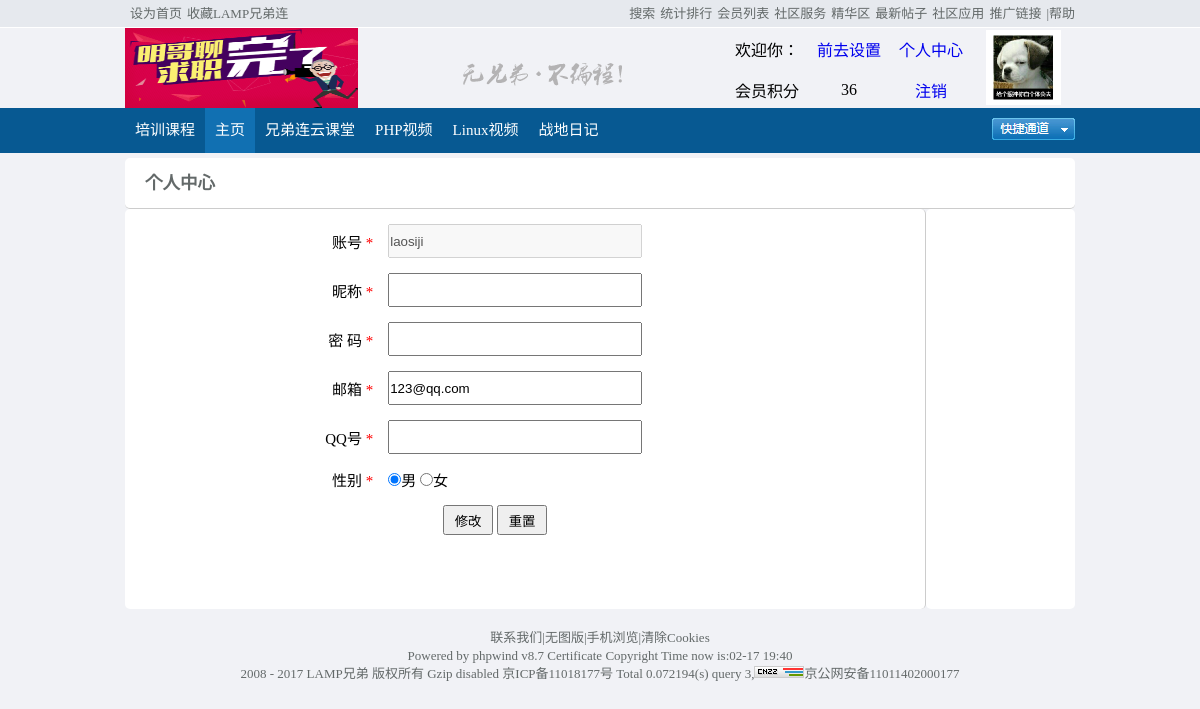
The page /bbs149/home/mycenter.php (signed in) on the database its author committed.
### tables this page shows
CREATE TABLE `config` (
  `id` int(10) unsigned NOT NULL AUTO_INCREMENT,
  `webname` varchar(255) NOT NULL,
  `keywords` varchar(255) NOT NULL,
  `logo` varchar(255) NOT NULL,
  `copy` varchar(255) NOT NULL DEFAULT 'default.jpg',
  `status` tinyint(4) NOT NULL DEFAULT '1',
  PRIMARY KEY (`id`)
);

CREATE TABLE `userdetail` (
  `id` int(10) unsigned NOT NULL AUTO_INCREMENT,
  `uid` int(10) unsigned NOT NULL,
  `nickName` char(50) DEFAULT NULL,
  `email` char(50) DEFAULT NULL,
  `qq` char(15) DEFAULT NULL,
  `sex` enum('w','m') DEFAULT 'm',
  `photo` char(255) NOT NULL DEFAULT 'default.jpg',
  PRIMARY KEY (`id`)
);

CREATE TABLE `user` (
  `id` int(10) unsigned NOT NULL AUTO_INCREMENT,
  `userName` char(20) NOT NULL,
  `password` char(33) NOT NULL,
  `auth` enum('0','1') NOT NULL DEFAULT '0',
  `status` enum('0','1') NOT NULL DEFAULT '1',
  `lastlogin` int(11) DEFAULT NULL,
  `points` int(10) unsigned NOT NULL DEFAULT '50',
  PRIMARY KEY (`id`),
  UNIQUE KEY `userName` (`userName`)
);

### bbs149/home/mycenter.php (the view, shortened to what this page needs)
	<!DOCTYPE html>
<html>
	<head>
		<link rel="stylesheet" type="text/css" href="../public/home/css/login.css"/>
	</head>
	<body>
		<?php
		require("./head.php");
		?>
		<?php
				$uid = $_SESSION['uid'];
				$link = mysqli_connect("localhost","root","") or die("数据库连接失败");
				mysqli_set_charset($link,"utf8");
				mysqli_select_db($link,"bbs");
				$sql = "select user.userName,userdetail.* from user,userdetail where user.id=userdetail.uid && userdetail.uid={$uid}";
				$result = mysqli_query($link,$sql);
				if($result && mysqli_num_rows($result)>0){
					$row = mysqli_fetch_assoc($result);
		?>
		<div id="big">
			<div class="btfont">
				<h3>个人中心</h3>
			</div>
			<div class="biaodan">
				<form action="./doAction.php?a=update" method="post">
					<table width="380" border="0" cellspacing="15">
						<tr>
							<td class="you">账号<span> *</span></td>
							<td class="zuo"><input type="text" name="uname" disabled value="<?php echo $row['userName']?>"/></td>
						</tr>
						<tr>
							<td class="you">昵称<span> *</span></td>
							<td class="zuo"><input type="text" name="unickName" value="<?php echo $row['nickName']?>"/></td>
						</tr>
						<tr>
							<td class="you">密  码<span> *</span></td>
							<td class="zuo"><input type="password" name="upass" value=""/></td>
						</tr>
						<tr>
							<td class="you">邮箱<span> *</span></td>
							<td class="zuo"><input type="email" name="uemal" value="<?php echo $row['email']?>"/></td>
						</tr>
						<tr>
							<td class="you">QQ号<span> *</span></td>
							<td class="zuo"><input type="text" name="uqq" value="<?php echo $row['qq']?>"/></td>
						</tr>
						<tr>
							<td class="you">性别<span> *</span></td>
							<td class="you" style="float:left;">
								<input type="radio" name="usex" value='m'<?php echo $row['sex']=='m'?"checked":""?>/>男
								<input type="radio" name="usex" value='w'<?php echo $row['sex']=='w'?"checked":""?>/>女
							</td>
						</tr>
						<tr style="text-align:center;">
							<td class="btn" colspan="2">
								<input type="submit" value="修改"/>
								<input type="reset" value="重置"/>
							</td>
						</tr>
					</table>
				</form>
				<?php
				}
				?>
			</div>
			<div class="butdl">
			</div>
		</div>
		<?php
			require("./foot.php");
		?>
	</body>
</html>

### bbs149/home/head.php (shortened to what this page needs)
<div id="top">
	<div class="middlediv">
		<ul id="leftnav">
			<li><a href="#">设为首页</a></li>
			<li><a href="#">收藏LAMP兄弟连</a></li>
		</ul>
		<ul id="rightnav">
			<li><a href="#">|帮助</a></li>
			<li><a href="#">推广链接</a></li>
			<li><a href="#">社区应用</a></li>
			<li><a href="#">最新帖子</a></li>
			<li><a href="#">精华区</a></li>
			<li><a href="#">社区服务</a></li>
			<li><a href="#">会员列表</a></li>
			<li><a href="#">统计排行</a></li>
			<li><a href="#">搜索</a></li>
		</ul>
	</div>
</div>
<?php
	$link = mysqli_connect("localhost","root","") or die("数据库连接失败！");
	mysqli_set_charset($link,"utf8");
	mysqli_select_db($link,"bbs");
	$sql = "select * from config";
	$result = mysqli_query($link,$sql);
	if($result && mysqli_num_rows($result)>0){
		$row = mysqli_fetch_assoc($result);
	}
?>
<div id="header">
<div id="logo">
		<img src="../public/uploads/<?php echo $row['logo'];?>" width='233' height='80'/>
	</div>
	<div id="nobrother">
		<img src="../public/home/img/nobrother.jpg"/>
	</div>
	<?php
	if(!isset($_SESSION['uid'])){
		require("../public/config.php");
	?>
		<div id="login">
		<form action="doAction.php?a=login" method="post">
			<table>
				<tr>
					<td><input type="text" name="uname" placeholder="输入用户名"/></td>
					<td><input type="checkbox" name=""/>记住密码</td>
					<td><a href="#"/>找回密码</a></td>
				</tr>
				<tr>
					<td><input type="password" name="upass" placeholder=""/></td>
					<td><input type="submit" value="登陆"/></td>
					<td><a href="./register.php"><input type="button" value="注册"/></a></td>
				</tr>
			</table>
		</form>
	</div>
<?php
	}else{
		$link = mysqli_connect(HOST,USER,PASS) or die("数据库连接失败");
		mysqli_set_charset($link,CHARSET);
		mysqli_select_db($link,DBNAME);
		$uid = @$_SESSION['uid'];
		$sql = "select * from userdetail where uid={$uid}";
		$result = mysqli_query($link,$sql);
		if($result && mysqli_num_rows($result)>0){
			$row = mysqli_fetch_assoc($result);
		}
		$sql1 = "select * from user where id={$row['uid']}";
		$result1 = mysqli_query($link,$sql1);
		if($result1 && mysqli_num_rows($result1)>0){
			$row1 = mysqli_fetch_assoc($result1);
		}
?>
<div>
	<table border='0' width='350' height='80'>
		<tr align='center'>
			<td width='80'>欢迎你：</td>
			<td width='80'><?php echo isset($row['nickName'])?$row['nickName']: "<a href='./mycenter.php'>前去设置</a>" ?></td>
			<td width='80'><a href='./mycenter.php'>个人中心</a></td>
			<td rowspan='2'><a href='./userpic.php'><img src="../public/uploads/s_<?php echo $row['photo'];?>" style="border:5px solid white;" height='65'></a></td>
		</tr>
		<tr align='center'>
			<td width='80'>会员积分</td>
			<td width='80'><?php echo $row1['points'];?></td>
			<td width='80'><a href='./doLogout.php'>注销</a></td>
		</tr>
	</table>
</div>
<?php
	}
?>
</div>
<div id="nav">
	<div class="middlediv">
		<ul id="middlenav">
			<li><a href="#">培训课程</a></li>
			<span class="point"><li><a href="./index.php">主页</a></li></span>
			<li><a href="#">兄弟连云课堂</a></li>
			<li><a href="#">PHP视频</a></li>
			<li><a href="#">Linux视频</a></li>
			<li><a href="#">战地日记</a></li>
		</ul>
		<div id="fastroad">
			<a href="#"><img src="../public/home/img/fastroad.jpg"/></a>
		</div>
	</div>
</div>

### bbs149/home/foot.php
<?php
	$link = mysqli_connect("localhost","root","") or die("数据库连接失败！");
	mysqli_set_charset($link,"utf8");
	mysqli_select_db($link,"bbs");
	$sql = "select * from config";
	$result = mysqli_query($link,$sql);
	if($result && mysqli_num_rows($result)>0){
		$row = mysqli_fetch_assoc($result);
	}
?>
<div id="footer">
	<center>
		<p>
			联系我们|无图版|手机浏览|清除Cookies<br/>
			Powered by phpwind v8.7 Certificate Copyright Time now is:02-17 19:40 <br/>
			<?php echo $row['copy']?> 版权所有 Gzip disabled 京ICP备11018177号 Total 0.072194(s) query 3,<img src="../public/home/img/pic.gif"/>京公网安备11011402000177
		</p>
	</center>
</div>

### bbs149/public/home/css/login.css (style rules this page uses)
* { margin:0px; padding:0px; }
body { background-color:#F1F2F6; }
a { text-decoration:none; }
#top { width:100%; height:27px; border-bottom:1px solid white; background-color:#E6E9EE; line-height:27px; }
.middlediv { margin:0 auto; width:950px; }
#leftnav { list-style:none; }
#leftnav li a { float:left; font-size:13px; margin-left:5px; color:#636969; text-decoration:none; }
#rightnav { list-style:none; }
#rightnav li a { float:right; font-size:13px; margin-left:5px; color:#636969; text-decoration:none; }
#header { width:950px; height:80px; background-color:#F1F2F6; margin:0 auto; }
#logo { width:300px; height:80px; float:left; line-height:80px; margin-top:; }
#nobrother { width:300px; height:80px; float:left; line-height:80px; }
#nav { width:100%; height:45px; background-color:#075992; line-height:45px; font-size:15px; color:white; }
#middlenav li { float:left; list-style:none; padding:0px 10px 0px 10px; }
#middlenav li a { color:white; }
#middlenav .point li { background-color:#1170B2; }
#fastroad { float:right; margin-top:5px; }
#big { width:950px; margin:0 auto; }
.btfont { width:930px; height:50px; float:left; line-height:50px; border-radius:5px; background-color:white; color:#636969; font-size:15px; padding-left:20px; border-bottom:1px solid #ccc; }
.biaodan { width:800px; height:400px; float:left; background-color:white; border-radius:5px; border-right:1px solid #ccc; }
.biaodan table { margin-left:180px; }
.biaodan table tr td.you { text-align:right; font-size:15px; }
.biaodan table tr td.you span { color:red; }
.biaodan table tr td.zuo input { text-align:left; width:250px; height:30px; }
.biaodan table tr td.btn input { width:50px; height:30px; }
.butdl { width:149px; height:400px; float:left; border-radius:5px; background-color:white; }
#footer { width:950px; height:70px; text-align:center; padding-top:20px; margin:0 auto; }
#footer p { font-size:13px; line-height:18px; color:#636969; margin-bottom:20px; }

### rows shown on the page
config: logo (picture), copy "2008 - 2017 LAMP兄弟"
userdetail: photo (placeholder picture), uname "laosiji", uemal "123@qq.com", sex "☑"
user: points "36"
